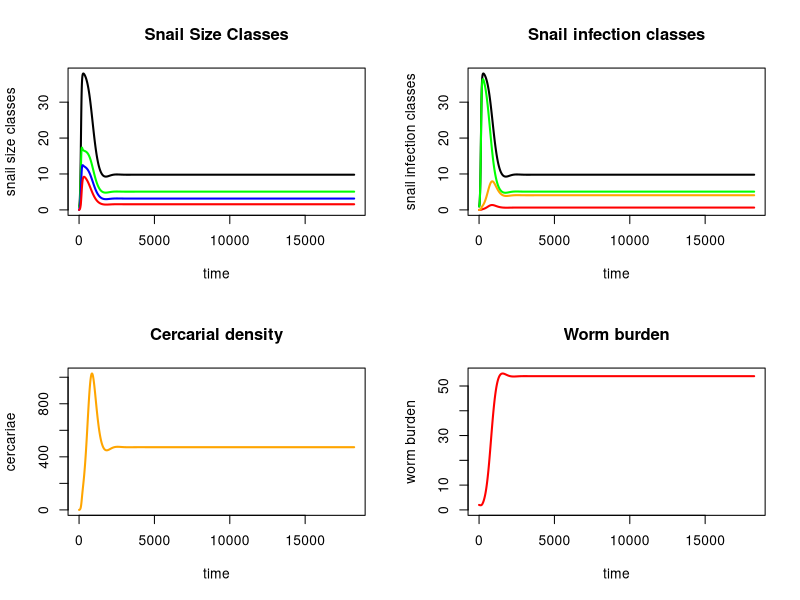

R code for this plot:
#Epidemiological model of different size classes

#To-do list
  #Draw parameter estimates from literature; current ones are taken from Sokolow PNAS paper or from thin air
  #Make sure snail dynamics between each size/infection class are appropriate; 
      #should Infected snails be able to grow?
      #should exposed snails be able to reproduce at a reduced rate?
      #should smallest size class be able to reach infected stage?
  #Come up with R0 expression or some other way to estimate transmission risk

require(deSolve)

snail_epi=function(t, n, parameters) { 
  with(as.list(parameters),{
    
    #Insert prawn density and length equations here once integrating full model
    S1=n[1]
    S2=n[2]
    S3=n[3]
    E1=n[4]
    E2=n[5]
    E3=n[6]
    I2=n[7]
    I3=n[8]
    C=n[9]
    W=n[10]
    
    N = S1+S2+S3+E1+E2+E3+I2+I3 #Total number of snails
    S = S1+S2+S3 #Total susceptible snails
    E = E1+E2+E3 #Total exposed snails
    I = I2+I3 #Total infected snails
    M = m*0.5*W #Miracidial density as a function of mean worm burden (W) and miracidial shedding rate (m); 
                #ADD MATING FUNCTION????
    
    #insert functional responses of predation to each snail size class here
      #psi1 = 
      #psi2 = 
      #psi3 = 
    
    dS1dt = f*(1-N/Kn)*(S2+S3) - muN*S1 - psi1*S1 - g1*S1 - beta*M*S1
    
    dS2dt = g1*S1 - muN*S2 - psi2*S2 - g2*S2 - beta*M*S2
    
    dS3dt = g2*S2 - muN*S3 - psi3*S3 - beta*M*S3
    
    dE1dt = beta*M*S1 - muN*E1 - psi1*E1 - g1*E1
    
    dE2dt = beta*M*S2 + g1*E1 - muN*E2 - psi2*E2 - g2*E2 - sigma*E2
    
    dE3dt = beta*M*S3 + g2*E2 - muN*E3 - psi3*E3 - sigma*E3
    
    dI2dt = sigma*E2 - (muN + muI)*I2 - psi2*I2 - g2*I2
    
    dI3dt = sigma*E3 + g2*I2 - (muN + muI)*I3 - psi3*I3
    
    dCdt = theta2*I2 + theta3*I3 - muC*C
    
    dWdt = lamda*C - (muW+muH)*W
    
    
    return(list(c(dS1dt, dS2dt, dS3dt, dE1dt, dE2dt, dE3dt, dI2dt, dI3dt, dCdt, dWdt)))
  }) 
} 

#Set initial values and parameters ##################
nstart=c(S1 = 1, S2 = 0, S3 = 0, E1 = 0, E2 = 0, E3 = 0, I2 = 0, I3 = 0, C = 0, W = 2)
time=seq(0,365*50,1)

#List parameters and values
parameters=c(
  #Model parameters (in order of appearance)
    m = 1000, #miracidial shedding rate per adult female worm
    f = 0.16, #Birth rate of adult snails (snails/reproductive snail/day; including survival to detection; more like a recruitment rate)
    Kn = 50, #carrying capacity of snails (snails/m^2)
    muN = 1/50, #Natural mortality rate of snails (deaths/snail/day; assume mean lifespan = 100 days)
    psi1 = 0, #TBD: predation rate of prawn cohort on smallest size class of snails
    g1 = 1/37, #Growth rate of smallest size class snails (translated from mm/day from McCreesh 2014 to days of growth required for transition to next size class) 
    beta = 1e-6, #man-to-snail infection probability; (exposed snails/miracidia/snail/day)
    psi2 = 0, #TBD: predation rate of prawn cohort on medium size class of snails
    g2 = 1/62, ##Growth rate of medium size class snails (translated from mm/day from McCreesh 2014 to days of growth required for transition to next size class) 
    psi3 = 0, #TBD: predation rate of prawn cohort on large size class of snails
    sigma = 1/40, #latent period of exposed snails (infected snails/exposed snail/day; assumed to be average of 40 days)
    muI = 1/15, #Additional daily mortality rate of infected snails as a result of infection
    theta2 = 500, #shedding rate of medium infected snails (cercariae/infected medium snail/day)
    theta3 = 1000, #shedding rate of large infected snails (cercariae/infected large snail/day)
    muC = 0.99, #mortality rate of cercariae (dead cercariae/cercariae/day; very small chance of cercariae lasting >1 day)
    lamda = 1e-4, #probability a cercariae interacts with a human and successfully infects them and matures to reproductive age
    muW = 1/(3.3*365), #natural mortality rate of adult worms in humans; assume average lifespan of 3.3 years
    muH = 1/(60*365) #natural mortality of humans that contributes to worm mortality; assume average lifespan of 60 years
)


#Run & plot ##############
output_s.epi=as.data.frame(ode(nstart,time,snail_epi,parameters))
  output_s.epi$S.t = output_s.epi$S1 + output_s.epi$S2 + output_s.epi$S3 #add total susceptible snails to data frame
  output_s.epi$E.t = output_s.epi$E1 + output_s.epi$E2 + output_s.epi$E3 #add total exposed snails to data frame
  output_s.epi$I.t = output_s.epi$I2 + output_s.epi$I3 #add total susceptible snails to data frame
  output_s.epi$N.t = output_s.epi$S.t + output_s.epi$E.t + output_s.epi$I.t #Add total snails between all size & infection classes to data frame
  output_s.epi$t.1 = output_s.epi$S1 + output_s.epi$E1 #add total snails of size class 1 to data frame
  output_s.epi$t.2 = output_s.epi$S2 + output_s.epi$E2 + + output_s.epi$I2 #add total snails of size class 2 to data frame
  output_s.epi$t.3 = output_s.epi$S3+ output_s.epi$E3 + + output_s.epi$I3 #add total snails of size class 2 to data frame
  
par(mfrow = c(2,2))  
plot(x = output_s.epi$time, y = output_s.epi$N.t, type = 'l', col = 'black', lwd=2, xlab = 'time', 
     ylab = 'snail size classes', ylim = c(0,max(output_s.epi$N.t)),
     main = 'Snail Size Classes')
  lines(output_s.epi$time, output_s.epi$t.1, col = 'green', lwd = 2)
  lines(output_s.epi$time, output_s.epi$t.2, col = 'blue', lwd = 2)
  lines(output_s.epi$time, output_s.epi$t.3, col = 'red', lwd = 2)
  #legend('topright', legend = c('total', '1', '2', '3'), lwd = 2, col = c('black', 'green', 'blue', 'red'), cex = 0.7)
  
plot(x = output_s.epi$time, y = output_s.epi$N.t, type = 'l', col = 'black', lwd=2, xlab = 'time', 
       ylab = 'snail infection classes', ylim = c(0,max(output_s.epi$N.t)), 
     main = 'Snail infection classes')
  lines(output_s.epi$time, output_s.epi$I.t, col = 'red', lwd = 2)
  lines(output_s.epi$time, output_s.epi$E.t, col = 'orange', lwd = 2)
  lines(output_s.epi$time, output_s.epi$S.t, col = 'green', lwd = 2)
  #legend('topright', legend = c('total', 'S', 'E', 'I'), lwd = 2, col = c('black', 'green', 'orange', 'red'), cex = 0.7)
  
plot(x = output_s.epi$time, y = output_s.epi$C, type = 'l', col = 'orange', lwd=2, xlab = 'time', 
     ylab = 'cercariae', ylim = c(0,max (output_s.epi$C)),
     main = 'Cercarial density')

plot(x = output_s.epi$time, y = output_s.epi$W, type = 'l', col = 'red', lwd=2, xlab = 'time', 
          ylab = 'worm burden', ylim = c(0,max (output_s.epi$W)),
     main = 'Worm burden')
